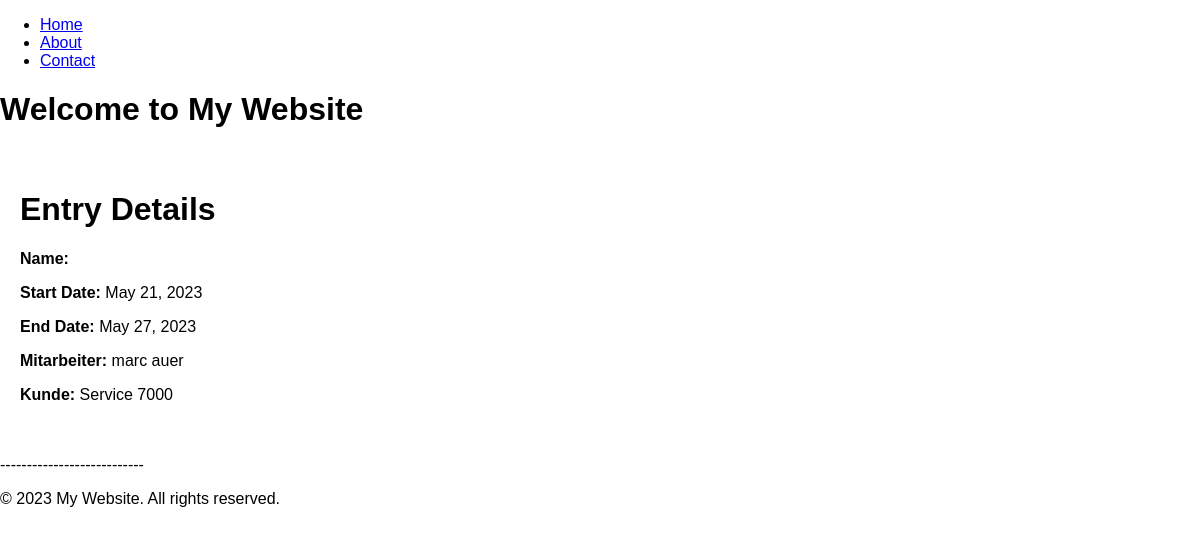
Screenshot of /arbeitsplanung/entries/4/details/ with the database file from the repository.
### arbeitsplanung/models.py (models this page shows, shortened)
class Arbeitsplan(models.Model):
    mitarbeiter = models.ForeignKey(Mitarbeiter, on_delete=models.CASCADE)
    kunde = models.ForeignKey(Kunden, on_delete=models.CASCADE)
    start_datum = models.DateField()
    end_datum = models.DateField()

class Mitarbeiter(models.Model):
    VERFUEGBARKEIT_CHOICES = [
        ('frei', 'Frei'),
        ('on work', 'On Work'),
        ('ferien', 'Ferien'),
        ('krank', 'Krank'),
    ]
    name = models.CharField(max_length=200, blank=False, null=False)
    beginn_arbeitsverhaeltnis = models.DateField(blank=False, null=False)
    foto = models.ImageField(upload_to='mitarbeiter_fotos/', blank=True, null=True)
    telefonnummer = models.CharField(max_length=15, blank=False, null=False)
    stundenlohn = models.DecimalField(max_digits=5, decimal_places=2, blank=False, null=False)
    verfuegbarkeit = models.CharField(
        max_length=10,
        choices=VERFUEGBARKEIT_CHOICES,
        default='frei',
        blank=False,
        null=False
    )
    def __str__(self):
        return self.name

### kundendatenbank/models.py (models this page shows, shortened)
class Kunden(models.Model):
    name = models.CharField(max_length=200, blank=False, null=False)
    adresse = models.CharField(max_length=200, blank=False, null=False)
    telefonnummer = models.CharField(max_length=15, blank=False, null=False)
    email = models.EmailField(max_length=200, blank=True, null=True)
    stundenansatz = models.DecimalField(max_digits=5, decimal_places=2, blank=False, null=False)
    def __str__(self):
        return self.name

### arbeitsplanung/views.py (the view)
# urls.py: path('entries/<int:entry_id>/details/', views.arbeitsplan_entry_details, name='arbeitsplan_entry_details'),
def arbeitsplan_entry_details(request, entry_id):
    entry = get_object_or_404(Arbeitsplan, id=entry_id)
    return render(request, 'arbeitsplan_entry_details.html', {'entry': entry})

### templates/arbeitsplan_entry_details.html (shortened to what this page needs)
{% extends 'base.html' %}
{% load static %}
{% block content %}
    <div class="container">
        <h1>Entry Details</h1>
        <p><strong>Name:</strong> {{ entry.name }}</p>
        <p><strong>Start Date:</strong> {{ entry.start_datum }}</p>
        <p><strong>End Date:</strong> {{ entry.end_datum }}</p>
        <p><strong>Mitarbeiter:</strong> {{ entry.mitarbeiter }}</p>
        <p><strong>Kunde:</strong> {{ entry.kunde }}</p>
    </div>
{% endblock %}

### static/css/style.css (style rules this page uses)
body { width: 100%; height: 100vh; margin: 0; padding: 0; background-color: white; font-family: Arial, sans-serif; }
.container { max-width: 1200px; margin: 0 auto; padding: 20px; }
@media (min-width: 1200px) { .container { max-width: 1400px; } }

### rows the page displays
Arbeitsplan: start_datum "May 21, 2023", end_datum "May 27, 2023", mitarbeiter "marc auer", kunde "Service 7000"
